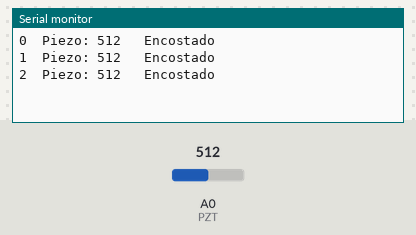
Simulated run of this sketch. Board: Arduino Uno, built with avr-gcc and run on an emulated ATmega328P. Parts: the last lines printed to the serial monitor. The inputs (shaded band) are chosen by the test bench; at power-on: A0 (PZT) = 512.

Above: at 1.3 s.
1.4 s: A0 (PZT) set to 716
At 2.4 s:
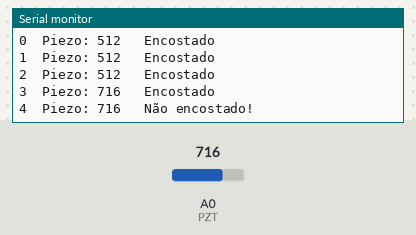
4.0 s: A0 (PZT) set to 900
At 4.4 s:
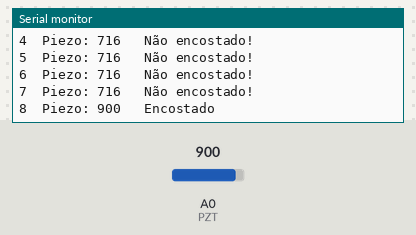
Timing chart, 0 to 7.0 s (numbered marks = the images above; inputs shaded):
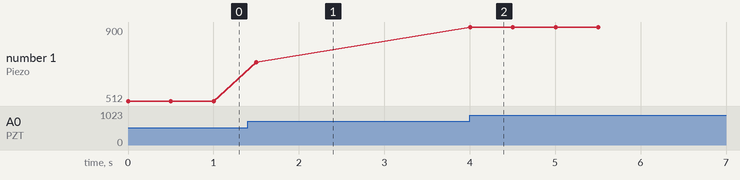

Measured:
- after the input at 1.4 s, the serial monitor: prints a new line after 0.10 s (image 1)
- after the input at 4.0 s, the serial monitor: prints a new line at once (image 2)
- plotted number 1: 512 → 716 after the input at 1.4 s, 716 → 900 after the input at 4.0 s

The sketch:

sensorEncosto.ino
```cpp
/*
        PIEZO

        Teste de sensor de força/contato com cápsula peizoelétrica.

        Evans Picolo
        out/2020

 */

// --- Mapeamento de pinos ---
#define  PZT  A0


// --- Protótipos das funções ---
boolean verifyBack();    //Retorna true se estiver encostado (leitura > 0) e false se não estiver


// --- Constantes ---
const unsigned int PZT_THRESHOLD = 10;


// --- Variáveis globais ---
unsigned int  piezo;        //Leitura do piezo
unsigned long loopCount;    //Contador de loops
boolean       lean;         //1 = encostado / 0 = nao encostado
unsigned char cooldown;     //Quantidades de loops para ignorar após uma mudança de estado para evitar instabilidade;


// --- Conifutrações iniciais ---
void setup()
{
    Serial.begin(112500);
    Serial.println();

    lean = false;
    cooldown = 4;
    loopCount = 0;
}


// --- Loop infinito ---
void loop()
{
    piezo = analogRead(PZT);

    lean = verifyBack();

    Serial.print(loopCount);
    Serial.print("\t");
    Serial.print("Piezo: ");
    Serial.print(piezo);
    Serial.print("   ");
    if(lean)
        Serial.print("Encostado");
    else
        Serial.print("Não encostado!");
    Serial.print("\n");

    loopCount++;
    cooldown++;
    delay(500);

} //end loop


// --- Funções auxiliares ---

boolean verifyBack()
{
    if(piezo > PZT_THRESHOLD && cooldown > 3)
    {
        cooldown = 0;
        return !lean;
    }
    else
    {
        return lean;
    }

} // end verifyPiezo;
```
